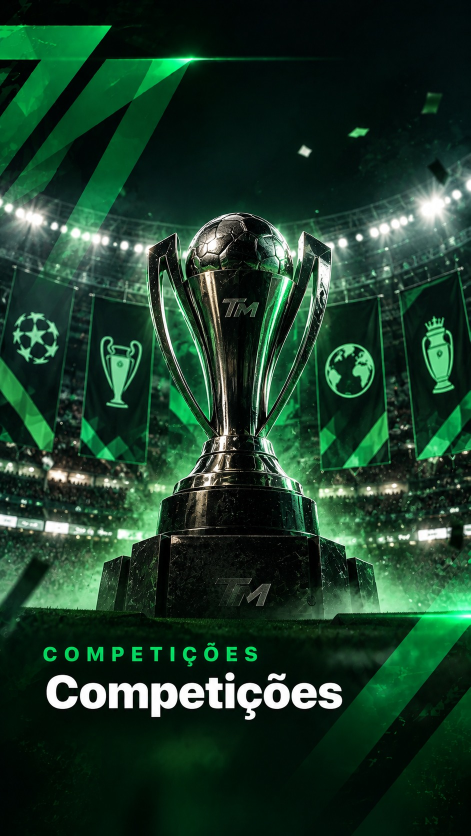
#> input picture legacy-total-match/ferramentas/capas-originais/competicoes.jpg, 941 x 1672 px, given in place of treinador.jpg, which was not available (shown at 1/2 size)
$ python gerar-cenas.py
#> lines starting #> are read from the running program, lines starting #| are printed output that depends on the picture; pictures that were not available may be replaced by others from this repository, and a replacement may not be noted
#!/usr/bin/env python3
# -*- coding: utf-8 -*-
"""Recorta as CENAS do jogo a partir das capas dos modos (artes do dono).

Cada capa tem várias cenas dentro (o quadro tático, os armários, os livros de
transferências, as moedas, o troféu, o mapa-múndi...). Daqui saem as faixas largas
(assets/cenas/b-*.jpg) para o topo das telas. (As mini cenas dos atalhos saíram:
o dono preferiu ícone + nome.)
Tudo no mesmo estilo das capas, sem imagem de fora.

    python3 ferramentas/gerar-cenas.py

Coordenadas em pixels das capas originais (941x1672, em ferramentas/capas-originais).
"""
import os
from PIL import Image, ImageEnhance

RAIZ = os.path.dirname(os.path.dirname(os.path.abspath(__file__)))
ORIG = os.path.join(RAIZ, "ferramentas", "capas-originais")
SAIDA = os.path.join(RAIZ, "assets", "cenas")

# faixas largas (2,6:1) para o topo das telas
FAIXAS = {
    "escritorio":  ("treinador", 0, 200, 941, 562),
    "quadro":      ("treinador", 0, 430, 941, 792),
    "mesa":        ("treinador", 0, 880, 941, 1242),
    "tunel":       ("estrelato", 0, 330, 941, 692),
    "camisa":      ("estrelato", 0, 800, 941, 1162),
    "bola":        ("rapida", 0, 720, 941, 1082),
    "estadio":     ("rapida", 0, 200, 941, 562),
    "trofeu":      ("competicoes", 150, 420, 941, 724),   # sem o banner da esquerda (marca de terceiro)
    "cartas":      ("ultimate", 0, 600, 941, 962),
    "moedas":      ("ultimate", 0, 880, 941, 1242),
    "mapa":        ("online", 0, 560, 941, 922),
    "gamer":       ("online", 0, 980, 941, 1342),
    "chave":       ("copa", 0, 150, 540, 358),
}
FAIXA_TAM = (780, 300)


def abre(capa):
#> called with capa = 'treinador'
    return Image.open(os.path.join(ORIG, capa + ".jpg")).convert("RGB")
#> returned value is the input picture: PIL image 941x1672 RGB; mean R, G, B 27.7, 59.5, 40.7


def main():
    os.makedirs(SAIDA, exist_ok=True)
    cache, total = {}, 0
    for tipo, tabela, tam in (("b", FAIXAS, FAIXA_TAM),):
        for nome, (capa, x0, y0, x1, y1) in tabela.items():
            im = cache.get(capa) or cache.setdefault(capa, abre(capa))
            corte = im.crop((x0, y0, x1, y1))
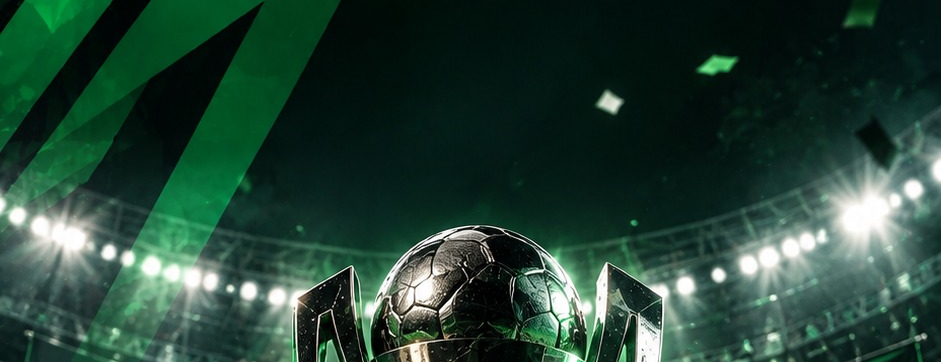
#> corte: PIL image 941x362 RGB; mean R, G, B 36.6, 66.7, 53.6
            # mesmo enquadramento sempre: preenche o alvo e corta o que sobrar no meio
            alvo_r = tam[0] / tam[1]
            r = corte.width / corte.height
#> r = 2.6
            if r > alvo_r:
                w = int(corte.height * alvo_r); dx = (corte.width - w) // 2
                corte = corte.crop((dx, 0, dx + w, corte.height))
            elif r < alvo_r:
                h = int(corte.width / alvo_r); dy = (corte.height - h) // 2
#> after `h = int(corte.width / alvo_r)`: h = 361
#> after `dy = (corte.height - h) // 2`: dy = 0
                corte = corte.crop((0, dy, corte.width, dy + h))
#> corte: PIL image 941x361 RGB
            corte = corte.resize(tam, Image.LANCZOS)
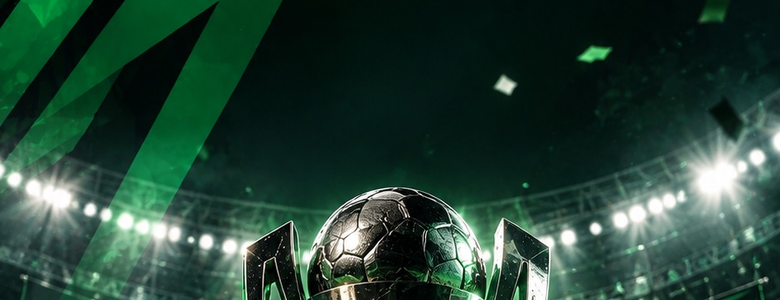
#> corte: PIL image 780x300 RGB; mean R, G, B 36.6, 66.6, 53.6
            corte = ImageEnhance.Sharpness(corte).enhance(1.15)   # recorte ampliado fica mole
            arq = os.path.join(SAIDA, "%s-%s.jpg" % (tipo, nome))
            corte.save(arq, "JPEG", quality=82, optimize=True, progressive=True)
            total += os.path.getsize(arq)
    print("cenas: %d faixas = %d KB" % (len(FAIXAS), total // 1024))


if __name__ == "__main__":
    main()

$ run again, on legacy-total-match/ferramentas/capas-originais/treinador.jpg
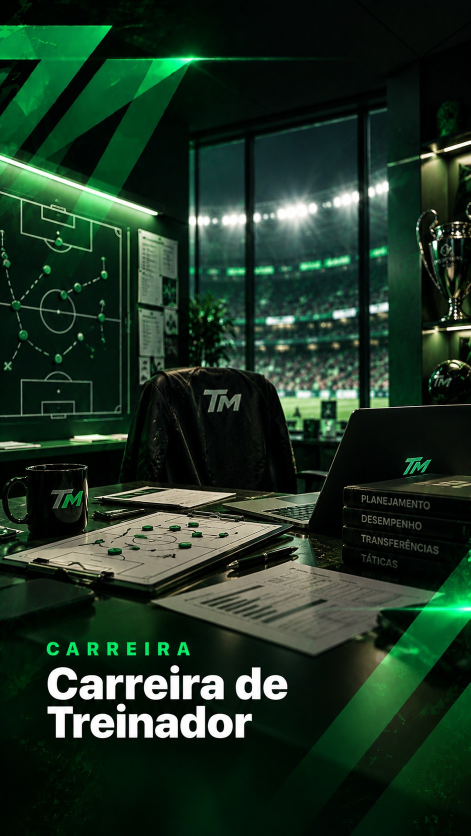
#> input picture legacy-total-match/ferramentas/capas-originais/treinador.jpg, 941 x 1671 px (shown at 1/2 size)
#> in abre, returned value is the input picture: PIL image 941x1671 RGB; mean R, G, B 30, 51.7, 35.8
#> in main, `corte = im.crop((x0, y0, x1, y1))`:
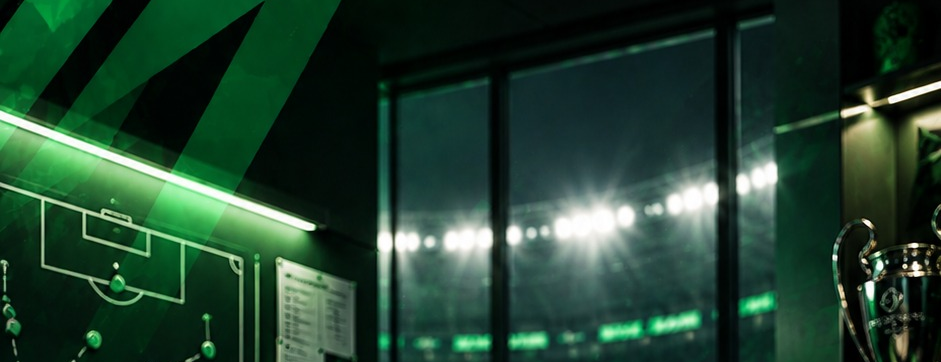
#> corte: PIL image 941x362 RGB; mean R, G, B 34.4, 65.6, 47.9
